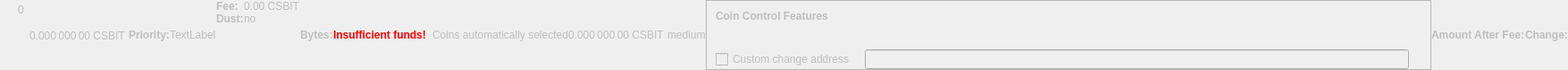
    <widget class="QWidget" name="dummyHideWidget" native="true">
     <property name="enabled">
      <bool>false</bool>
     </property>
     <property name="maximumSize">
      <size>
       <width>100</width>
       <height>22</height>
      </size>
     </property>
     <layout class="QHBoxLayout" name="dummyHideLayout">
      <property name="spacing">
       <number>0</number>
      </property>
      <property name="margin">
       <number>0</number>
      </property>
      <item>
       <layout class="QFormLayout" name="formLayoutCoinControl1">
        <property name="horizontalSpacing">
         <number>10</number>
        </property>
        <property name="verticalSpacing">
         <number>14</number>
        </property>
        <property name="leftMargin">
         <number>10</number>
        </property>
        <property name="topMargin">
         <number>4</number>
        </property>
        <property name="rightMargin">
         <number>6</number>
        </property>
        <item row="0" column="1">
         <widget class="QLabel" name="labelCoinControlBytes">
          <property name="cursor">
           <cursorShape>IBeamCursor</cursorShape>
          </property>
          <property name="contextMenuPolicy">
           <enum>Qt::ActionsContextMenu</enum>
          </property>
          <property name="text">
           <string notr="true">0</string>
          </property>
          <property name="textInteractionFlags">
           <set>Qt::LinksAccessibleByMouse|Qt::TextSelectableByKeyboard|Qt::TextSelectableByMouse</set>
          </property>
         </widget>
        </item>
       </layout>
      </item>
      <item>
       <widget class="QLabel" name="labelCoinControlAfterFee">
        <property name="enabled">
         <bool>false</bool>
        </property>
        <property name="sizePolicy">
         <sizepolicy hsizetype="Fixed" vsizetype="Fixed">
          <horstretch>0</horstretch>
          <verstretch>0</verstretch>
         </sizepolicy>
        </property>
        <property name="minimumSize">
         <size>
          <width>111</width>
          <height>12</height>
         </size>
        </property>
        <property name="maximumSize">
         <size>
          <width>111</width>
          <height>12</height>
         </size>
        </property>
        <property name="cursor">
         <cursorShape>IBeamCursor</cursorShape>
        </property>
        <property name="contextMenuPolicy">
         <enum>Qt::ActionsContextMenu</enum>
        </property>
        <property name="text">
         <string notr="true">0.000 000 00 CSBIT</string>
        </property>
        <property name="textInteractionFlags">
         <set>Qt::LinksAccessibleByMouse|Qt::TextSelectableByKeyboard|Qt::TextSelectableByMouse</set>
        </property>
       </widget>
      </item>
      <item>
       <widget class="QLabel" name="labelCoinControlPriorityText">
        <property name="enabled">
         <bool>false</bool>
        </property>
        <property name="font">
         <font>
          <weight>75</weight>
          <bold>true</bold>
         </font>
        </property>
        <property name="text">
         <string>Priority:</string>
        </property>
       </widget>
      </item>
      <item>
       <layout class="QHBoxLayout" name="horizontalLayout">
        <item>
         <widget class="QLabel" name="WarningLabel">
          <property name="text">
           <string>TextLabel</string>
          </property>
         </widget>
        </item>
       </layout>
      </item>
      <item>
       <layout class="QFormLayout" name="formLayoutCoinControl3">
        <property name="horizontalSpacing">
         <number>0</number>
        </property>
        <property name="verticalSpacing">
         <number>0</number>
        </property>
        <property name="leftMargin">
         <number>0</number>
        </property>
        <property name="topMargin">
         <number>0</number>
        </property>
        <property name="rightMargin">
         <number>0</number>
        </property>
        <item row="0" column="0">
         <widget class="QLabel" name="labelCoinControlFeeText">
          <property name="enabled">
           <bool>false</bool>
          </property>
          <property name="font">
           <font>
            <weight>75</weight>
            <bold>true</bold>
           </font>
          </property>
          <property name="text">
           <string>Fee:</string>
          </property>
          <property name="margin">
           <number>0</number>
          </property>
         </widget>
        </item>
        <item row="0" column="1">
         <widget class="QLabel" name="labelCoinControlFee">
          <property name="enabled">
           <bool>false</bool>
          </property>
          <property name="cursor">
           <cursorShape>IBeamCursor</cursorShape>
          </property>
          <property name="contextMenuPolicy">
           <enum>Qt::ActionsContextMenu</enum>
          </property>
          <property name="text">
           <string notr="true">0.00 CSBIT</string>
          </property>
          <property name="textInteractionFlags">
           <set>Qt::LinksAccessibleByMouse|Qt::TextSelectableByKeyboard|Qt::TextSelectableByMouse</set>
          </property>
         </widget>
        </item>
        <item row="1" column="0">
         <widget class="QLabel" name="labelCoinControlLowOutputText">
          <property name="enabled">
           <bool>false</bool>
          </property>
          <property name="font">
           <font>
            <weight>75</weight>
            <bold>true</bold>
           </font>
          </property>
          <property name="text">
           <string>Dust:</string>
          </property>
         </widget>
        </item>
        <item row="1" column="1">
         <widget class="QLabel" name="labelCoinControlLowOutput">
          <property name="enabled">
           <bool>false</bool>
          </property>
          <property name="cursor">
           <cursorShape>IBeamCursor</cursorShape>
          </property>
          <property name="contextMenuPolicy">
           <enum>Qt::ActionsContextMenu</enum>
          </property>
          <property name="text">
           <string>no</string>
          </property>
          <property name="textInteractionFlags">
           <set>Qt::LinksAccessibleByMouse|Qt::TextSelectableByKeyboard|Qt::TextSelectableByMouse</set>
          </property>
         </widget>
        </item>
       </layout>
      </item>
      <item>
       <widget class="QLabel" name="labelCoinControlBytesText">
        <property name="enabled">
         <bool>false</bool>
        </property>
        <property name="font">
         <font>
          <weight>75</weight>
          <bold>true</bold>
         </font>
        </property>
        <property name="text">
         <string>Bytes:</string>
        </property>
       </widget>
      </item>
      <item>
       <layout class="QFormLayout" name="formLayoutCoinControl2">
        <property name="horizontalSpacing">
         <number>0</number>
        </property>
        <property name="verticalSpacing">
         <number>0</number>
        </property>
        <property name="leftMargin">
         <number>0</number>
        </property>
        <property name="topMargin">
         <number>0</number>
        </property>
        <property name="rightMargin">
         <number>0</number>
        </property>
       </layout>
      </item>
      <item>
       <layout class="QHBoxLayout" name="horizontalLayoutCoinControl2">
        <property name="spacing">
         <number>0</number>
        </property>
        <property name="bottomMargin">
         <number>0</number>
        </property>
       </layout>
      </item>
      <item>
       <widget class="QLabel" name="labelCoinControlInsuffFunds">
        <property name="enabled">
         <bool>false</bool>
        </property>
        <property name="minimumSize">
         <size>
          <width>0</width>
          <height>0</height>
         </size>
        </property>
        <property name="font">
         <font>
          <weight>75</weight>
          <bold>true</bold>
         </font>
        </property>
        <property name="styleSheet">
         <string notr="true">color:red;font-weight:bold;</string>
        </property>
        <property name="text">
         <string>Insufficient funds!</string>
        </property>
        <property name="margin">
         <number>5</number>
        </property>
       </widget>
      </item>
      <item>
       <layout class="QFormLayout" name="formLayoutCoinControl4">
        <property name="horizontalSpacing">
         <number>0</number>
        </property>
        <property name="verticalSpacing">
         <number>0</number>
        </property>
        <property name="leftMargin">
         <number>0</number>
        </property>
        <property name="topMargin">
         <number>0</number>
        </property>
        <property name="rightMargin">
         <number>0</number>
        </property>
       </layout>
      </item>
      <item>
       <widget class="QLabel" name="labelCoinControlChangeLabel">
        <property name="enabled">
         <bool>false</bool>
        </property>
        <property name="sizePolicy">
         <sizepolicy hsizetype="Preferred" vsizetype="Expanding">
          <horstretch>0</horstretch>
          <verstretch>0</verstretch>
         </sizepolicy>
        </property>
        <property name="minimumSize">
         <size>
          <width>0</width>
          <height>0</height>
         </size>
        </property>
        <property name="text">
         <string/>
        </property>
        <property name="margin">
         <number>3</number>
        </property>
       </widget>
      </item>
      <item>
       <widget class="QLabel" name="labelCoinControlAutomaticallySelected">
        <property name="enabled">
         <bool>false</bool>
        </property>
        <property name="sizePolicy">
         <sizepolicy hsizetype="Fixed" vsizetype="Fixed">
          <horstretch>0</horstretch>
          <verstretch>0</verstretch>
         </sizepolicy>
        </property>
        <property name="minimumSize">
         <size>
          <width>0</width>
          <height>0</height>
         </size>
        </property>
        <property name="maximumSize">
         <size>
          <width>240</width>
          <height>16777215</height>
         </size>
        </property>
        <property name="text">
         <string>Coins automatically selected</string>
        </property>
        <property name="margin">
         <number>5</number>
        </property>
       </widget>
      </item>
      <item>
       <widget class="QLabel" name="labelCoinControlChange">
        <property name="enabled">
         <bool>false</bool>
        </property>
        <property name="sizePolicy">
         <sizepolicy hsizetype="Fixed" vsizetype="Fixed">
          <horstretch>0</horstretch>
          <verstretch>0</verstretch>
         </sizepolicy>
        </property>
        <property name="minimumSize">
         <size>
          <width>111</width>
          <height>0</height>
         </size>
        </property>
        <property name="maximumSize">
         <size>
          <width>111</width>
          <height>16777215</height>
         </size>
        </property>
        <property name="cursor">
         <cursorShape>IBeamCursor</cursorShape>
        </property>
        <property name="contextMenuPolicy">
         <enum>Qt::ActionsContextMenu</enum>
        </property>
        <property name="text">
         <string notr="true">0.000 000 00 CSBIT</string>
        </property>
        <property name="textInteractionFlags">
         <set>Qt::LinksAccessibleByMouse|Qt::TextSelectableByKeyboard|Qt::TextSelectableByMouse</set>
        </property>
       </widget>
      </item>
      <item>
       <widget class="QLabel" name="labelCoinControlPriority">
        <property name="enabled">
         <bool>false</bool>
        </property>
        <property name="cursor">
         <cursorShape>IBeamCursor</cursorShape>
        </property>
        <property name="contextMenuPolicy">
         <enum>Qt::ActionsContextMenu</enum>
        </property>
        <property name="text">
         <string>medium</string>
        </property>
        <property name="textInteractionFlags">
         <set>Qt::LinksAccessibleByMouse|Qt::TextSelectableByKeyboard|Qt::TextSelectableByMouse</set>
        </property>
       </widget>
      </item>
      <item>
       <widget class="QFrame" name="frameCoinControl">
        <property name="sizePolicy">
         <sizepolicy hsizetype="Expanding" vsizetype="Expanding">
          <horstretch>0</horstretch>
          <verstretch>0</verstretch>
         </sizepolicy>
        </property>
        <property name="maximumSize">
         <size>
          <width>16777215</width>
          <height>16777215</height>
         </size>
        </property>
        <property name="frameShape">
         <enum>QFrame::StyledPanel</enum>
        </property>
        <property name="frameShadow">
         <enum>QFrame::Sunken</enum>
        </property>
        <layout class="QVBoxLayout" name="verticalLayoutCoinControl2_2">
         <property name="spacing">
          <number>0</number>
         </property>
         <property name="margin">
          <number>0</number>
         </property>
         <item>
          <layout class="QVBoxLayout" name="verticalLayoutCoinControl" stretch="0,0,0,1">
           <property name="spacing">
            <number>0</number>
           </property>
           <property name="leftMargin">
            <number>10</number>
           </property>
           <property name="topMargin">
            <number>10</number>
           </property>
           <item>
            <layout class="QHBoxLayout" name="horizontalLayoutCoinControl1">
             <property name="bottomMargin">
              <number>15</number>
             </property>
             <item>
              <widget class="QLabel" name="labelCoinControlFeatures">
               <property name="enabled">
                <bool>false</bool>
               </property>
               <property name="sizePolicy">
                <sizepolicy hsizetype="Preferred" vsizetype="Maximum">
                 <horstretch>0</horstretch>
                 <verstretch>0</verstretch>
                </sizepolicy>
               </property>
               <property name="font">
                <font>
                 <weight>75</weight>
                 <bold>true</bold>
                </font>
               </property>
               <property name="styleSheet">
                <string notr="true">font-weight:bold;</string>
               </property>
               <property name="text">
                <string>Coin Control Features</string>
               </property>
              </widget>
             </item>
            </layout>
           </item>
           <item>
            <widget class="QWidget" name="widgetCoinControl" native="true">
             <property name="sizePolicy">
              <sizepolicy hsizetype="Preferred" vsizetype="Preferred">
               <horstretch>0</horstretch>
               <verstretch>0</verstretch>
              </sizepolicy>
             </property>
             <property name="minimumSize">
              <size>
               <width>0</width>
               <height>0</height>
              </size>
             </property>
             <property name="styleSheet">
              <string notr="true"/>
             </property>
             <layout class="QHBoxLayout" name="horizontalLayoutCoinControl5_2">
              <property name="margin">
               <number>0</number>
              </property>
              <item>
               <layout class="QHBoxLayout" name="horizontalLayoutCoinControl3">
                <property name="spacing">
                 <number>20</number>
                </property>
                <property name="topMargin">
                 <number>0</number>
                </property>
                <property name="bottomMargin">
                 <number>10</number>
                </property>
               </layout>
              </item>
             </layout>
            </widget>
           </item>
           <item>
            <layout class="QHBoxLayout" name="horizontalLayoutCoinControl4" stretch="0,0,0">
             <property name="spacing">
              <number>12</number>
             </property>
             <property name="sizeConstraint">
              <enum>QLayout::SetDefaultConstraint</enum>
             </property>
             <property name="topMargin">
              <number>5</number>
             </property>
             <property name="rightMargin">
              <number>5</number>
             </property>
             <item>
              <widget class="QCheckBox" name="checkBoxCoinControlChange">
               <property name="enabled">
                <bool>false</bool>
               </property>
               <property name="toolTip">
                <string>If this is activated, but the change address is empty or invalid, change will be sent to a newly generated address.</string>
               </property>
               <property name="text">
                <string>Custom change address</string>
               </property>
              </widget>
             </item>
             <item>
              <widget class="QValidatedLineEdit" name="lineEditCoinControlChange">
               <property name="enabled">
                <bool>false</bool>
               </property>
               <property name="sizePolicy">
                <sizepolicy hsizetype="Expanding" vsizetype="Fixed">
                 <horstretch>0</horstretch>
                 <verstretch>0</verstretch>
                </sizepolicy>
               </property>
              </widget>
             </item>
             <item>
              <widget class="QLabel" name="labelCoinControlChangeLabel_2">
               <property name="sizePolicy">
                <sizepolicy hsizetype="Preferred" vsizetype="Expanding">
                 <horstretch>0</horstretch>
                 <verstretch>0</verstretch>
                </sizepolicy>
               </property>
               <property name="minimumSize">
                <size>
                 <width>0</width>
                 <height>0</height>
                </size>
               </property>
               <property name="text">
                <string/>
               </property>
               <property name="margin">
                <number>3</number>
               </property>
              </widget>
             </item>
            </layout>
           </item>
           <item>
            <spacer name="verticalSpacerCoinControl">
             <property name="orientation">
              <enum>Qt::Vertical</enum>
             </property>
             <property name="sizeHint" stdset="0">
              <size>
               <width>800</width>
               <height>1</height>
              </size>
             </property>
            </spacer>
           </item>
          </layout>
         </item>
        </layout>
       </widget>
      </item>
      <item>
       <widget class="QLabel" name="labelCoinControlAfterFeeText">
        <property name="enabled">
         <bool>false</bool>
        </property>
        <property name="minimumSize">
         <size>
          <width>0</width>
          <height>0</height>
         </size>
        </property>
        <property name="maximumSize">
         <size>
          <width>16777215</width>
          <height>16777215</height>
         </size>
        </property>
        <property name="font">
         <font>
          <weight>75</weight>
          <bold>true</bold>
         </font>
        </property>
        <property name="text">
         <string>Amount After Fee:</string>
        </property>
        <property name="alignment">
         <set>Qt::AlignLeading|Qt::AlignLeft|Qt::AlignVCenter</set>
        </property>
        <property name="margin">
         <number>0</number>
        </property>
       </widget>
      </item>
      <item>
       <widget class="QLabel" name="labelCoinControlChangeText">
        <property name="enabled">
         <bool>false</bool>
        </property>
        <property name="sizePolicy">
         <sizepolicy hsizetype="Preferred" vsizetype="Preferred">
          <horstretch>0</horstretch>
          <verstretch>0</verstretch>
         </sizepolicy>
        </property>
        <property name="minimumSize">
         <size>
          <width>0</width>
          <height>0</height>
         </size>
        </property>
        <property name="maximumSize">
         <size>
          <width>16777215</width>
          <height>16777215</height>
         </size>
        </property>
        <property name="font">
         <font>
          <weight>75</weight>
          <bold>true</bold>
         </font>
        </property>
        <property name="text">
         <string>Change:</string>
        </property>
        <property name="alignment">
         <set>Qt::AlignLeading|Qt::AlignLeft|Qt::AlignVCenter</set>
        </property>
       </widget>
      </item>
     </layout>
    </widget>
